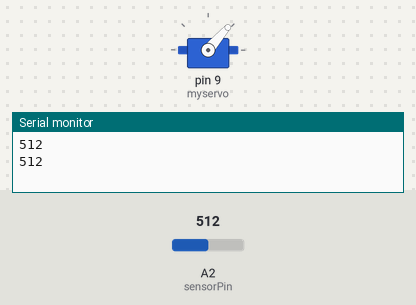
Simulated run of this sketch. Board: Arduino Uno, built with avr-gcc and run on an emulated ATmega328P. Parts: servo, the last lines printed to the serial monitor. The inputs (shaded band) are chosen by the test bench; at power-on: A2 (sensorPin) = 512.

Above: at 7.2 s.
7.3 s: A2 (sensorPin) set to 486
At 7.83 s:
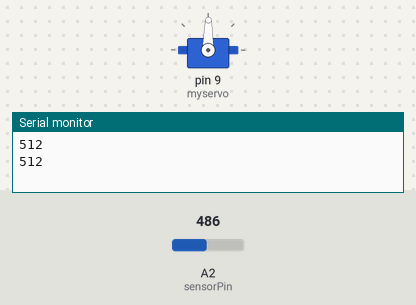
At 12.8 s:
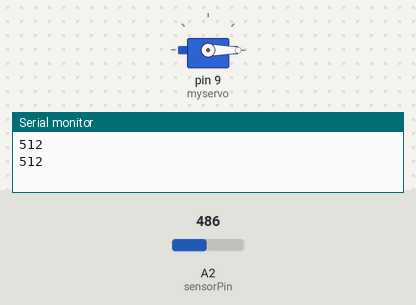
14.5 s: A2 (sensorPin) set to 510
21.7 s: A2 (sensorPin) set to 490
At 22.44 s:
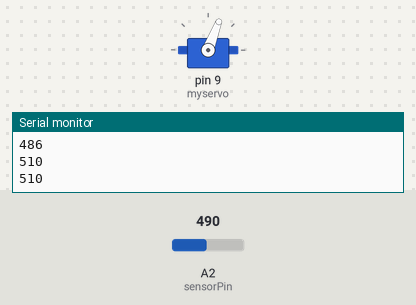
Timing chart, 0 to 28.3 s (numbered marks = the images above; inputs shaded):
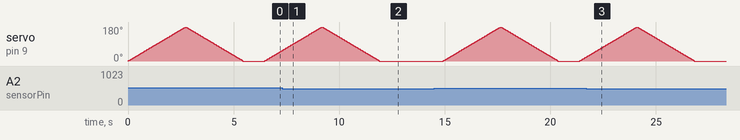

The sketch:

code.ino
```cpp
#include <Servo.h>
Servo myservo;

int pos = 0;


int sensorPin = A2;
int sensorValue = 0;
void setup() {
myservo.attach(9);
Serial.begin(9600);
}
void loop() {

sensorValue = analogRead(sensorPin);
Serial.println (sensorValue);
if(sensorValue>500)
{
 for (pos = 0; pos <= 180; pos += 1) {

   myservo.write(pos);
   delay(15);
 }
 for (pos = 180; pos >= 0; pos -= 1) {
   myservo.write(pos);
   delay(15);
 }
}
delay (1000);
}
```

Measured:
- the behaviour switches between 501 and 500 on A2 (sensorPin) (found by bisection; images 0 and 1)
- after the input at 7.3 s, servo on pin 9 (myservo): goes on until 11.9 s, then stays 0°
- after the input at 21.7 s, servo on pin 9 (myservo): goes on until 26.8 s, then stays 0°
